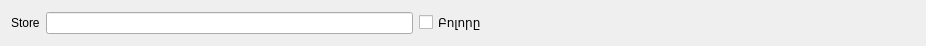
<?xml version="1.0" encoding="UTF-8"?>
<ui version="4.0">
 <class>FStockReminder</class>
 <widget class="QWidget" name="FStockReminder">
  <property name="geometry">
   <rect>
    <x>0</x>
    <y>0</y>
    <width>926</width>
    <height>46</height>
   </rect>
  </property>
  <property name="windowTitle">
   <string>Form</string>
  </property>
  <layout class="QHBoxLayout" name="horizontalLayout">
   <property name="sizeConstraint">
    <enum>QLayout::SetMinimumSize</enum>
   </property>
   <item>
    <widget class="QLabel" name="label_3">
     <property name="text">
      <string>Store</string>
     </property>
    </widget>
   </item>
   <item>
    <widget class="EQLineEdit" name="leStore">
     <property name="focusPolicy">
      <enum>Qt::ClickFocus</enum>
     </property>
    </widget>
   </item>
   <item>
    <widget class="QCheckBox" name="chAll">
     <property name="text">
      <string>Բոլորը</string>
     </property>
    </widget>
   </item>
   <item>
    <spacer name="horizontalSpacer">
     <property name="orientation">
      <enum>Qt::Horizontal</enum>
     </property>
     <property name="sizeHint" stdset="0">
      <size>
       <width>428</width>
       <height>20</height>
      </size>
     </property>
    </spacer>
   </item>
  </layout>
 </widget>
 <customwidgets>
  <customwidget>
   <class>EQLineEdit</class>
   <extends>QLineEdit</extends>
   <header location="global">eqlineedit.h</header>
   <slots>
    <signal>customButtonClicked(bool)</signal>
   </slots>
  </customwidget>
 </customwidgets>
 <resources/>
 <connections/>
</ui>
